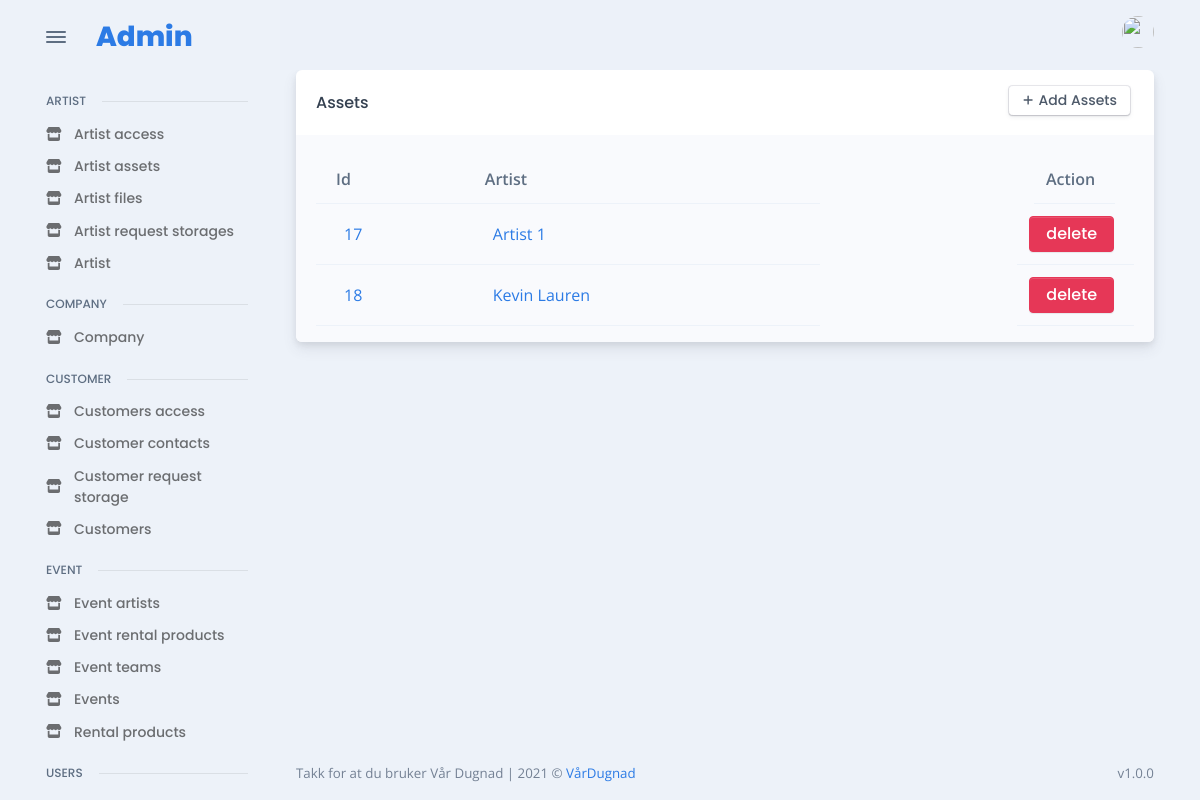
The app's page /admin_site/artist/all_assets/ (signed in) with its own data.
### artist/models.py (models this page shows, shortened)
class ArtistAssets(models.Model):
    artist = models.ForeignKey(
        Artist, verbose_name="artist_access", on_delete=models.CASCADE
    )
    file = models.ManyToManyField(ArtistFile)
    credit = models.CharField("credit", max_length=255)

class Artist(models.Model):
    name = models.CharField("name", max_length=255, unique=True)
    technical_raider = RichTextField("technical raider")
    hospitality_raider = RichTextField("technical raider")
    active = models.BooleanField(default=True)

### admin_app/admin_artist/views.py (the view)
# urls.py: path("all_assets/", ArtistAssetsListView.as_view(), name="admin_get_all_artist_assets"),
class ArtistAssetsListView(LoginRequiredMixin, ListView):
    model = ArtistAssets
    template_name = "admin/pages/artist/assets/all.html"
    context_object_name = 'assets'

### templates/admin/pages/artist/assets/all.html (shortened to what this page needs)
{% extends 'base/admin_base.html' %}
{% load static %}
{% load widget_tweaks %}
{% block content %}
<div class="card">
  <div class="card-header">
    <div class="row flex-between-center">
      <div class="col-4 col-sm-auto d-flex align-items-center pe-0">
        <h5 class="fs-0 mb-0 text-nowrap py-2 py-xl-0">Assets</h5>
      </div>
      <div class="col-8 col-sm-auto text-end ps-2">
        <a href="{% url 'admin_add_new_artist_assets' %}" class="btn btn-falcon-default btn-sm me-1 mb-1">
          <span class="fas fa-plus me-1" data-fa-transform="shrink-3"></span>Add Assets
        </a>
      </div>
    </div>
  </div>
  <div class="card-body bg-light pb-0">
    <div class="table-responsive scrollbar">
      {% if assets|length %}
      <table class="table  table-striped overflow-hidden">
        <thead>
          <tr >
            <th scope="col">Id</th>
            <th scope="col">Artist</th>
            <th style="float:right; margin-right: 6%;"   scope="col">Action</th>
          </tr>
        </thead>
        <tbody>
          {% for asset in assets %}
          <tr class="align-middle" >
            <td class="text-nowrap">
              <div class="d-flex align-items-center">
                <div class="ms-2"><a href="{% url 'admin_change_details_artist_assets' asset.id %}">{{asset.id}}</a></div>
              </div>
            </td>
            <td class="text-nowrap">
              <div class="d-flex align-items-center">
                <div class="ms-2"><a href="{% url 'admin_change_details_artist' asset.artist.id %}">{{asset.artist.name}}</a></div>
              </div>
            </td>
            <td style="float:right" ><a class="btn btn-danger"  href="{% url 'admin_admin_delete_artist_assets' asset.id %}">delete</a></tr>
          {% endfor %}
        </tbody>
      </table>
      {% else %}
          <p>There is no assets yet, try to add some</p>
      {% endif %}
    </div>
  </div>
  </div>
{% endblock %}

### records on screen
ArtistAssets: id "17", artist.name "Artist 1"
ArtistAssets: id "18", artist.name "Kevin Lauren"
